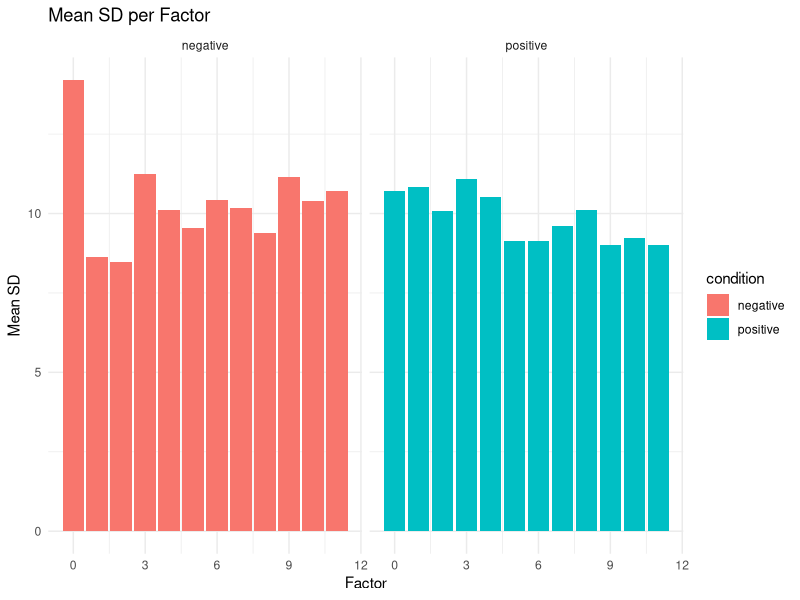
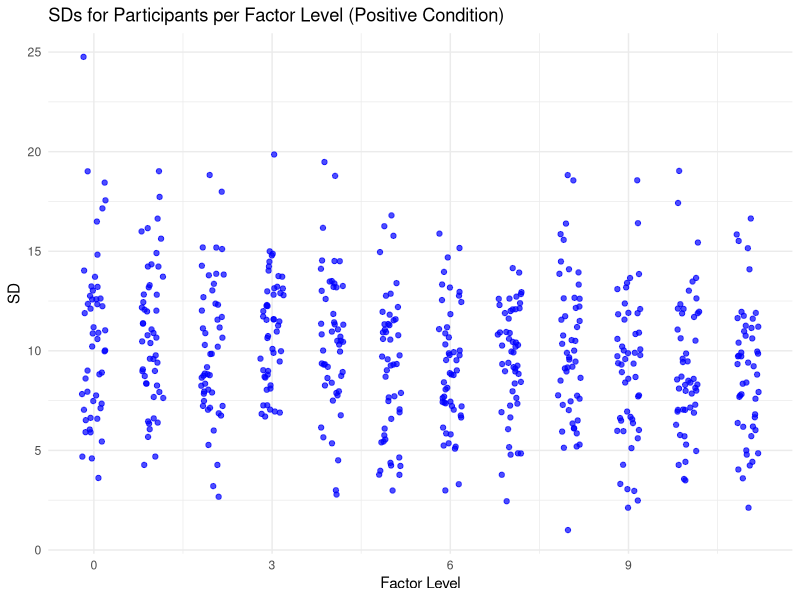
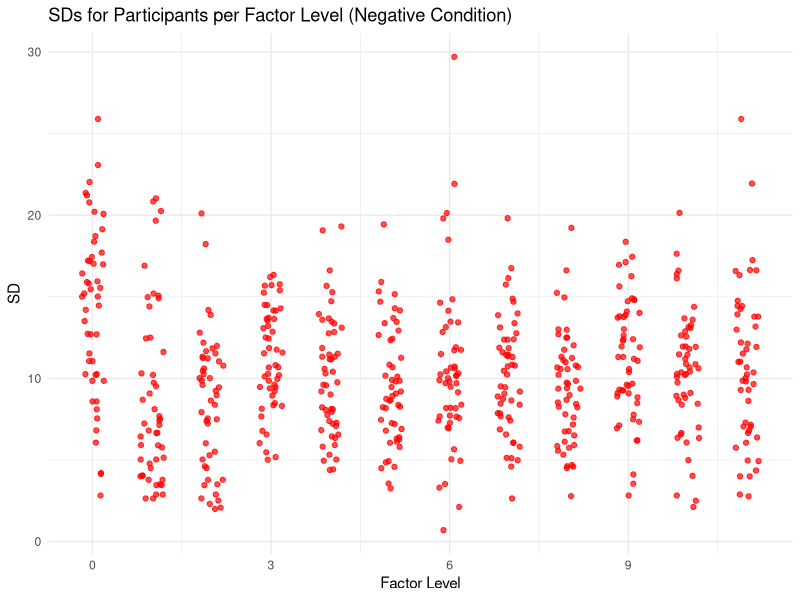

These figures' R source, in order:
library(ggeffects)
library(ggplot2)
library(dplyr)
setwd("/Users/zeevbenamos/Documents/GitHub/RttM_project/amits_data")

Data_raw <- read.csv("amit_exp1.csv")
Data_raw$row_sd <-apply(Data_raw[, 0:12], 1, function(x) sd(x, na.rm = TRUE))


participants_SD <- Data_raw %>% 
  group_by(id, numberFaces, condition) %>%
  summarise(SD = sd(rating, na.rm = TRUE), .group = 'drop')
Positive_Data_SD <- participants_SD %>% filter(condition == "positive")
Negative_Data_SD <- participants_SD %>% filter(condition == "negative")

Mean_sd_per_factor <- participants_SD %>%
  group_by(numberFaces, condition) %>%
  summarise(Mean_SD = mean(SD, na.rm = TRUE), .groups = 'drop')

ggplot(Mean_sd_per_factor, aes(x = numberFaces, y = Mean_SD, fill = condition)) +
  geom_bar(stat = "identity", position = "dodge") + 
  theme_minimal() +                                
  labs(
    title = "Mean SD per Factor",
    x = "Factor",
    y = "Mean SD"
  ) +
  facet_wrap(~ condition)

scatterplot_positiveSD <- ggplot(Positive_Data_SD, aes(x = numberFaces, y = SD)) +
  geom_jitter(width = 0.2, height = 0, color = "blue", alpha = 0.7) +
  theme_minimal() +
  labs(
    title = "SDs for Participants per Factor Level (Positive Condition)",
    x = "Factor Level",
    y = "SD"
  )

scatterplot_negativeSD <- ggplot(Negative_Data_SD, aes(x = numberFaces, y = SD)) +
  geom_jitter(width = 0.2, height = 0, color = "red", alpha = 0.7) +
  theme_minimal() +
  labs(
    title = "SDs for Participants per Factor Level (Negative Condition)",
    x = "Factor Level",
    y = "SD"
  )
print(scatterplot_positiveSD)
print(scatterplot_negativeSD)
